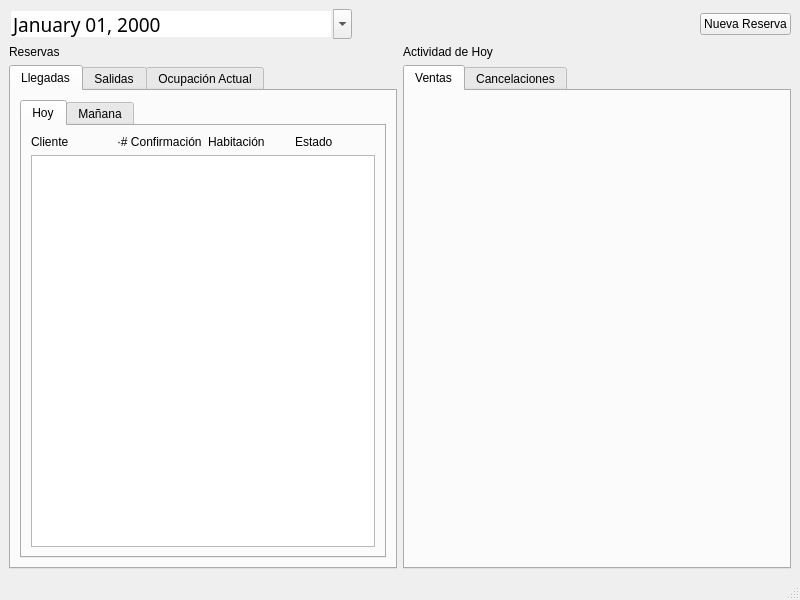
<?xml version="1.0" encoding="UTF-8"?>
<ui version="4.0">
 <class>VentanaPrincipal</class>
 <widget class="QMainWindow" name="VentanaPrincipal">
  <property name="geometry">
   <rect>
    <x>0</x>
    <y>0</y>
    <width>800</width>
    <height>600</height>
   </rect>
  </property>
  <property name="windowTitle">
   <string>VentanaPrincipal</string>
  </property>
  <widget class="QWidget" name="centralwidget">
   <layout class="QVBoxLayout" name="verticalLayout_2">
    <item>
     <layout class="QVBoxLayout" name="verticalLayout">
      <item>
       <layout class="QHBoxLayout" name="horizontalLayout" stretch="6,6,1">
        <item>
         <widget class="QDateEdit" name="dateEdit">
          <property name="font">
           <font>
            <family>Segoe UI Semibold</family>
            <pointsize>14</pointsize>
           </font>
          </property>
          <property name="wrapping">
           <bool>true</bool>
          </property>
          <property name="frame">
           <bool>false</bool>
          </property>
          <property name="readOnly">
           <bool>false</bool>
          </property>
          <property name="keyboardTracking">
           <bool>false</bool>
          </property>
          <property name="showGroupSeparator" stdset="0">
           <bool>false</bool>
          </property>
          <property name="currentSection">
           <enum>QDateTimeEdit::Section::DaySection</enum>
          </property>
          <property name="displayFormat">
           <string>MMMM dd, yyyy</string>
          </property>
          <property name="calendarPopup">
           <bool>true</bool>
          </property>
         </widget>
        </item>
        <item>
         <spacer name="horizontalSpacer">
          <property name="orientation">
           <enum>Qt::Orientation::Horizontal</enum>
          </property>
          <property name="sizeHint" stdset="0">
           <size>
            <width>40</width>
            <height>20</height>
           </size>
          </property>
         </spacer>
        </item>
        <item>
         <widget class="QPushButton" name="pushButton">
          <property name="text">
           <string>Nueva Reserva</string>
          </property>
         </widget>
        </item>
       </layout>
      </item>
      <item>
       <layout class="QGridLayout" name="gridLayout">
        <item row="0" column="1">
         <widget class="QLabel" name="label">
          <property name="text">
           <string>Actividad de Hoy</string>
          </property>
         </widget>
        </item>
        <item row="0" column="0">
         <widget class="QLabel" name="label_2">
          <property name="text">
           <string>Reservas</string>
          </property>
         </widget>
        </item>
        <item row="1" column="0">
         <widget class="QTabWidget" name="tabWidget">
          <property name="focusPolicy">
           <enum>Qt::FocusPolicy::TabFocus</enum>
          </property>
          <property name="tabPosition">
           <enum>QTabWidget::TabPosition::North</enum>
          </property>
          <property name="tabShape">
           <enum>QTabWidget::TabShape::Rounded</enum>
          </property>
          <property name="currentIndex">
           <number>0</number>
          </property>
          <property name="elideMode">
           <enum>Qt::TextElideMode::ElideNone</enum>
          </property>
          <property name="tabsClosable">
           <bool>false</bool>
          </property>
          <property name="movable">
           <bool>false</bool>
          </property>
          <property name="tabBarAutoHide">
           <bool>false</bool>
          </property>
          <widget class="QWidget" name="tabLlegadas">
           <attribute name="title">
            <string>Llegadas</string>
           </attribute>
           <layout class="QVBoxLayout" name="verticalLayout_3">
            <item>
             <widget class="QTabWidget" name="tabWidget_3">
              <property name="currentIndex">
               <number>0</number>
              </property>
              <widget class="QWidget" name="tabLlegadasHoy">
               <attribute name="title">
                <string>Hoy</string>
               </attribute>
               <layout class="QVBoxLayout" name="verticalLayout_5">
                <item>
                 <layout class="QHBoxLayout" name="horizontalLayout_2">
                  <item>
                   <widget class="QLabel" name="label_3">
                    <property name="text">
                     <string>Cliente</string>
                    </property>
                   </widget>
                  </item>
                  <item>
                   <widget class="QLabel" name="label_4">
                    <property name="text">
                     <string>·# Confirmación</string>
                    </property>
                   </widget>
                  </item>
                  <item>
                   <widget class="QLabel" name="label_5">
                    <property name="text">
                     <string>Habitación</string>
                    </property>
                   </widget>
                  </item>
                  <item>
                   <widget class="QLabel" name="label_6">
                    <property name="text">
                     <string>Estado</string>
                    </property>
                   </widget>
                  </item>
                 </layout>
                </item>
                <item>
                 <widget class="QTableView" name="tableView"/>
                </item>
               </layout>
              </widget>
              <widget class="QWidget" name="tabLlegadasManiana">
               <attribute name="title">
                <string>Mañana</string>
               </attribute>
               <layout class="QVBoxLayout" name="verticalLayout_6">
                <item>
                 <layout class="QHBoxLayout" name="horizontalLayout_3">
                  <item>
                   <widget class="QLabel" name="label_7">
                    <property name="text">
                     <string>Cliente</string>
                    </property>
                   </widget>
                  </item>
                  <item>
                   <widget class="QLabel" name="label_8">
                    <property name="text">
                     <string>·# Confirmación</string>
                    </property>
                   </widget>
                  </item>
                  <item>
                   <widget class="QLabel" name="label_9">
                    <property name="text">
                     <string>Habitación</string>
                    </property>
                   </widget>
                  </item>
                  <item>
                   <widget class="QLabel" name="label_10">
                    <property name="text">
                     <string>Estado</string>
                    </property>
                   </widget>
                  </item>
                 </layout>
                </item>
                <item>
                 <widget class="QTableView" name="tableView_2"/>
                </item>
               </layout>
              </widget>
             </widget>
            </item>
           </layout>
          </widget>
          <widget class="QWidget" name="tabSalidas">
           <attribute name="title">
            <string>Salidas</string>
           </attribute>
           <layout class="QVBoxLayout" name="verticalLayout_4">
            <item>
             <widget class="QTabWidget" name="tabWidget_4">
              <property name="currentIndex">
               <number>0</number>
              </property>
              <widget class="QWidget" name="tabSalidasHoy">
               <attribute name="title">
                <string>Hoy</string>
               </attribute>
              </widget>
              <widget class="QWidget" name="tabSalidasManiana">
               <attribute name="title">
                <string>Mañana</string>
               </attribute>
              </widget>
             </widget>
            </item>
           </layout>
          </widget>
          <widget class="QWidget" name="tabOcupacion">
           <attribute name="title">
            <string>Ocupación Actual</string>
           </attribute>
          </widget>
         </widget>
        </item>
        <item row="1" column="1">
         <widget class="QTabWidget" name="tabWidget_2">
          <property name="currentIndex">
           <number>0</number>
          </property>
          <widget class="QWidget" name="tabVentas">
           <attribute name="title">
            <string>Ventas</string>
           </attribute>
          </widget>
          <widget class="QWidget" name="tabCancelaciones">
           <attribute name="title">
            <string>Cancelaciones</string>
           </attribute>
          </widget>
         </widget>
        </item>
       </layout>
      </item>
     </layout>
    </item>
   </layout>
  </widget>
  <widget class="QMenuBar" name="menubar">
   <property name="geometry">
    <rect>
     <x>0</x>
     <y>0</y>
     <width>800</width>
     <height>17</height>
    </rect>
   </property>
  </widget>
  <widget class="QStatusBar" name="statusbar"/>
 </widget>
 <resources/>
 <connections/>
</ui>
